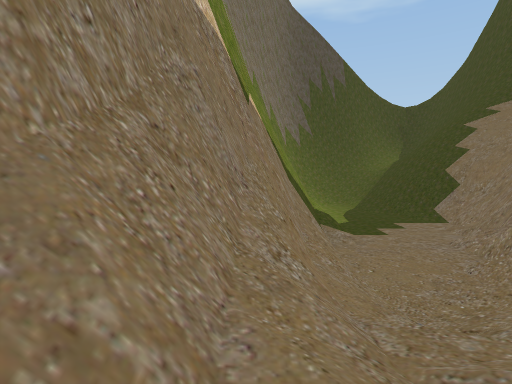
[1] (above)

16 first-person views from a walk through a 3-D level made in the Unity game engine. The camera is 1.5 m above the floor, tilts 4° down and sees 80° across. Doors are open. The floor is counted in squares, 1 m on a side. Each view is taken from the middle of a square. On the plan, view 1 faces up. The plan holds only what a view shows up to about 15 squares ahead; the rest is blank. The place goes on beyond the plan. Some trees and plants on the terrain are drawn as simple stand-ins. The player is left out.

[2]
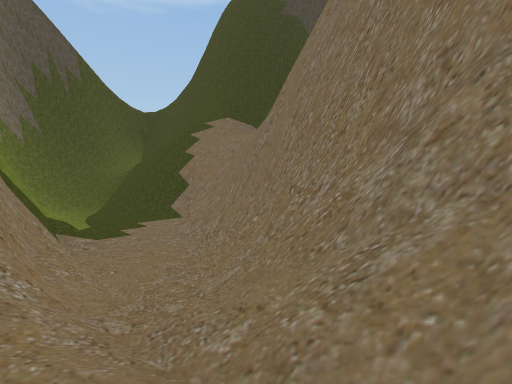

[3]
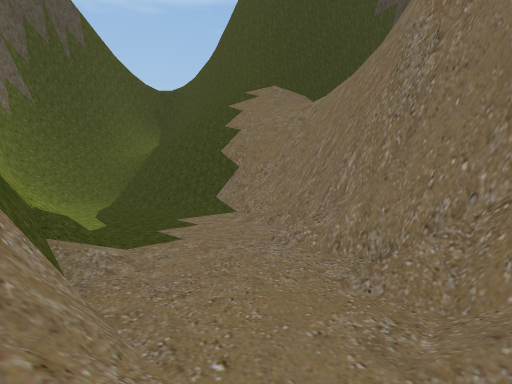

[4]
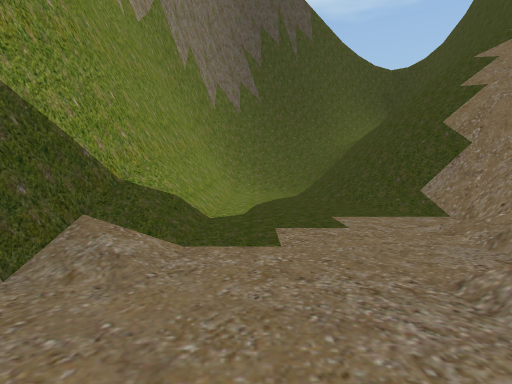

[5]
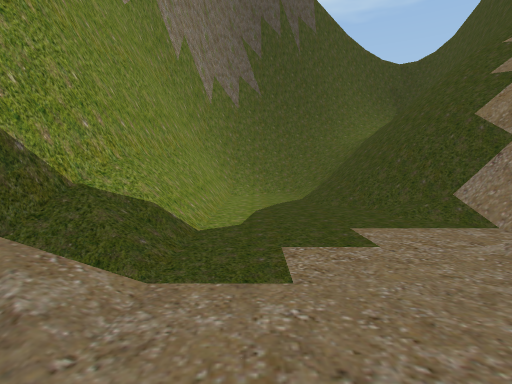

[6]
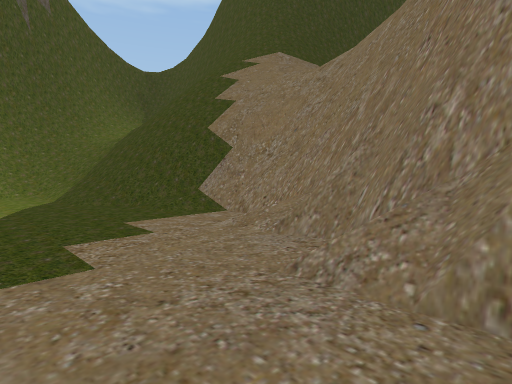

[7]
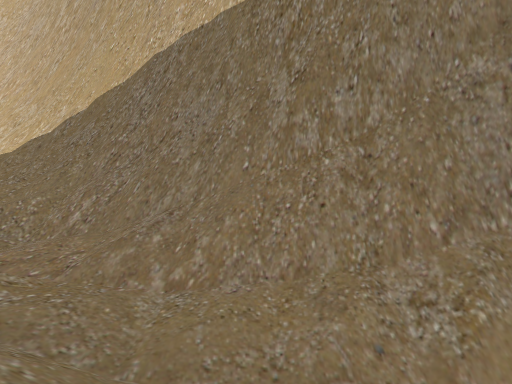

[8]
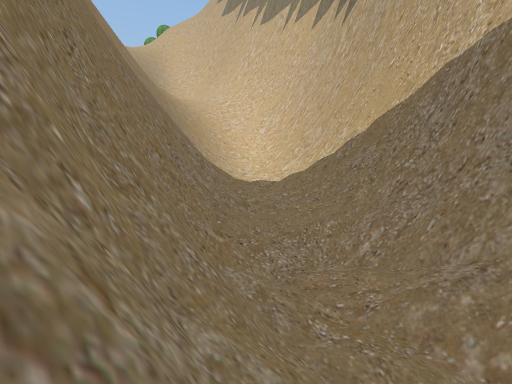

[9]
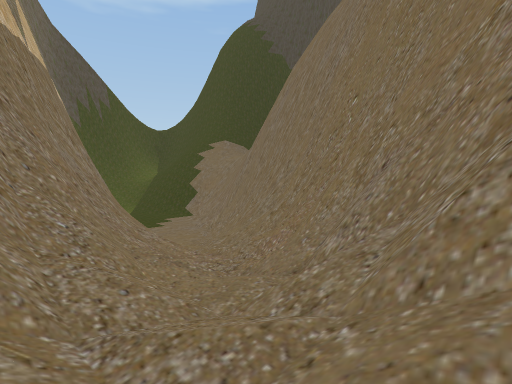

[10]
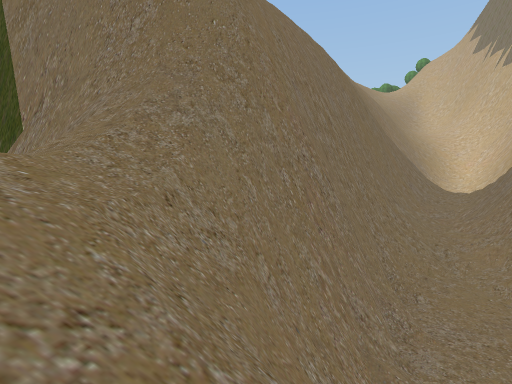

[11]
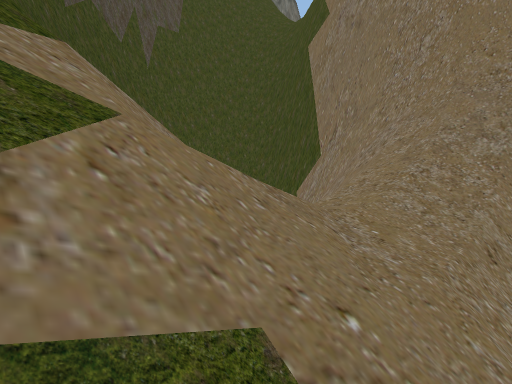

[12]
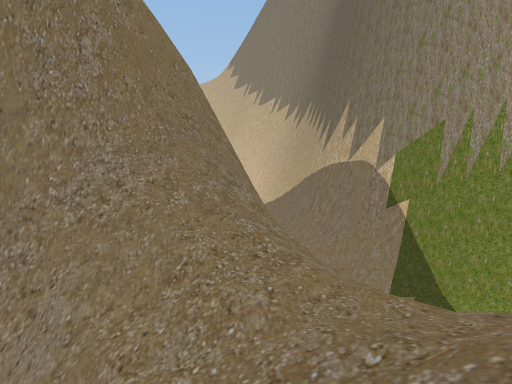

[13]
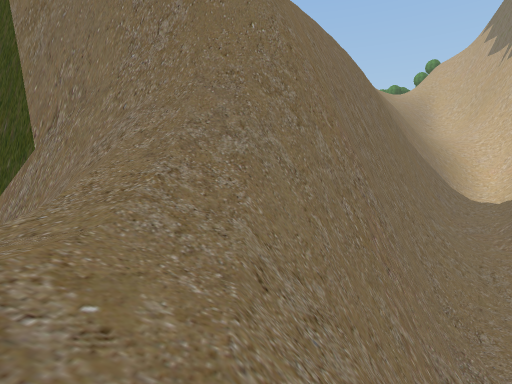

[14]
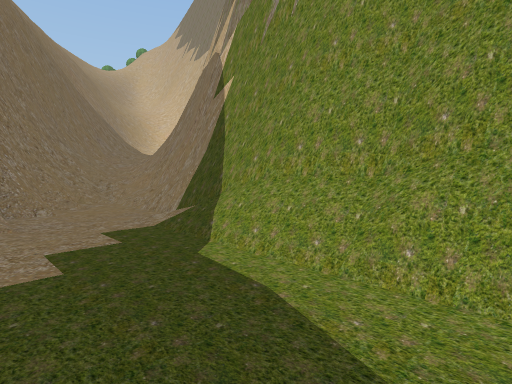

[15]
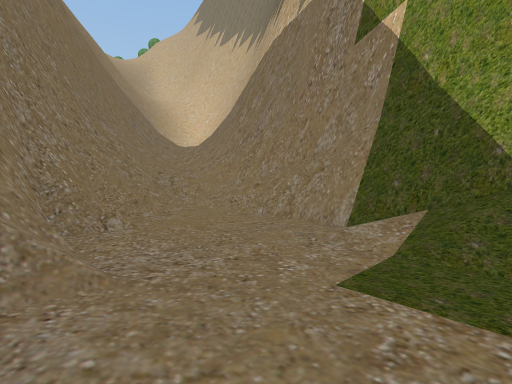

[16]
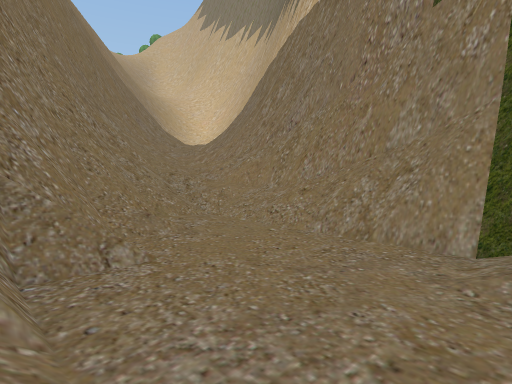

### Floor plan
Key: @ floor where view 1 was taken; # wall or solid block; . main floor; : floor 0.75 m higher than the main floor; + floor 1.5 m higher than the main floor; * floor 2.25 m higher than the main floor; % floor 3 m higher than the main floor; & floor 6.25 m higher than the main floor; / step, stairs or slope; = window, fence, low wall or low ledge; v drop or lower ground.
Columns run from 7 left of view 1 to 27 right of it. Each row starts with its distance up from view 1.
 28             #..../////////////
 27            ##.....///////////// =
 26            ##.....///=/////////==
 25            #=......//=v////// /
 24           ##=......//#vv////////  /
 23           ##=......//=#vv///////
 22           #/=......./##vv////&&/
 21           #//........=#vv////&&/
 20           #//........## vv///////
 19           #//........## vv///////
 18           #//......//## vv//////==
 17           #//......//## vv/////###
 16           #........=/## vv/////#=#
 15           #........#### vv////===v
 14          ##........### vvv////###=
 13         ###......==##  vvv===##vvv
 12         #/=......###   v=########v
 11         #//....//###   ###      ###
 10         #//....//##    ##   vvvvvvv
  9         #//..//==##        vv    vv
  8        ##//..//###
  7       ###/////=##
  6       #/=.////=##
  5      ##//////==##
  4     ###//:///=##
  3     #////////##
  2     #//+/////##
  1    ##//+///==##
  0   ###//@+//###
 -1  ##=/+///==##
 -2 ####/++//=##
 -3 #=///////###
 -4 ==///////##
 -5 ///*///=###
 -6 ///*%//###
 -7 /%///=###
 -8  %%//=##
 -9   /=###
-10 % /=##

Positions as (right, up) in squares from view 1, and headings:
1: (0, 0), facing up
2: (0, -1), facing up-right
3: (2, 8), facing up-right
4: (7, 11), facing up
5: (7, 13), facing up
6: (6, 12), facing up-right
7: (5, 3), facing left
8: (5, 2), facing down-left
9: (-7, -10), facing up-right
10: (17, 27), facing down
11: (18, 28), facing down-right
12: (27, 24), facing down-left
13: (19, 25), facing down
14: (11, 28), facing down-left
15: (11, 19), facing down-left
16: (10, 16), facing down-left
